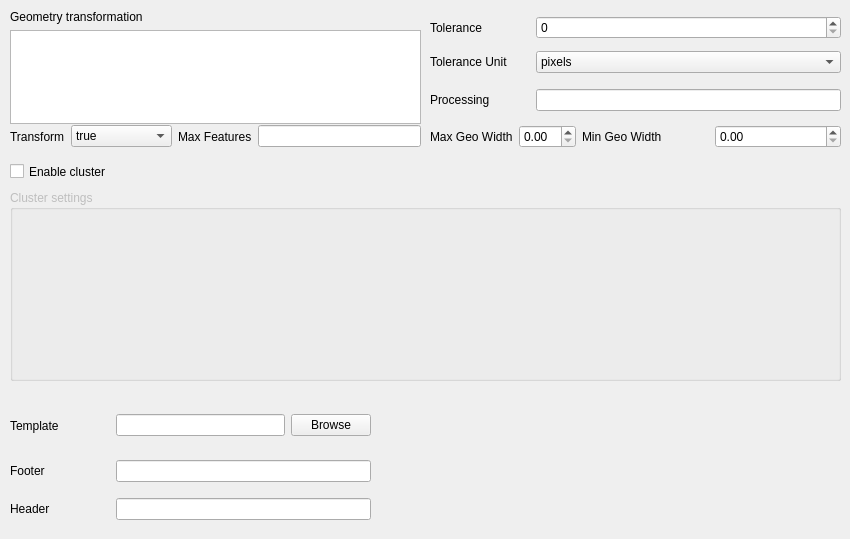
  <widget class="QWidget" name="advancedTab">
   <attribute name="title">
    <string>Advanced</string>
   </attribute>
   <widget class="QWidget" name="horizontalLayoutWidget_10">
    <property name="geometry">
     <rect>
      <x>10</x>
      <y>10</y>
      <width>411</width>
      <height>114</height>
     </rect>
    </property>
    <layout class="QVBoxLayout" name="verticalLayout_5">
     <item>
      <widget class="QLabel" name="mf_geomTransform_label">
       <property name="text">
        <string>Geometry transformation</string>
       </property>
      </widget>
     </item>
     <item>
      <widget class="QTextEdit" name="mf_geomTransform_edit"/>
     </item>
    </layout>
   </widget>
   <widget class="QWidget" name="horizontalLayoutWidget_24">
    <property name="geometry">
     <rect>
      <x>430</x>
      <y>120</y>
      <width>411</width>
      <height>33</height>
     </rect>
    </property>
    <layout class="QHBoxLayout" name="horizontalLayout_25">
     <item>
      <layout class="QHBoxLayout" name="horizontalLayout_24">
       <item>
        <layout class="QHBoxLayout" name="horizontalLayout_22">
         <item>
          <widget class="QLabel" name="mf_maxGeoWidth_label">
           <property name="text">
            <string>Max Geo Width</string>
           </property>
          </widget>
         </item>
         <item>
          <widget class="QDoubleSpinBox" name="mf_maxGeoWidth_box"/>
         </item>
        </layout>
       </item>
       <item>
        <widget class="QLabel" name="mf_minGeoWidth_label">
         <property name="text">
          <string>Min Geo Width</string>
         </property>
        </widget>
       </item>
       <item>
        <widget class="QDoubleSpinBox" name="mf_minGeoWidth_box"/>
       </item>
      </layout>
     </item>
    </layout>
   </widget>
   <widget class="QWidget" name="verticalLayoutWidget_4">
    <property name="geometry">
     <rect>
      <x>10</x>
      <y>450</y>
      <width>361</width>
      <height>80</height>
     </rect>
    </property>
    <layout class="QVBoxLayout" name="verticalLayout_4">
     <item>
      <layout class="QHBoxLayout" name="horizontalLayout_11">
       <item>
        <widget class="QLabel" name="mf_footer_label">
         <property name="minimumSize">
          <size>
           <width>100</width>
           <height>0</height>
          </size>
         </property>
         <property name="maximumSize">
          <size>
           <width>100</width>
           <height>16777215</height>
          </size>
         </property>
         <property name="text">
          <string>Footer</string>
         </property>
        </widget>
       </item>
       <item>
        <widget class="QLineEdit" name="mf_footer_value"/>
       </item>
      </layout>
     </item>
     <item>
      <layout class="QHBoxLayout" name="horizontalLayout_10">
       <item>
        <widget class="QLabel" name="mf_header_label">
         <property name="minimumSize">
          <size>
           <width>100</width>
           <height>0</height>
          </size>
         </property>
         <property name="maximumSize">
          <size>
           <width>100</width>
           <height>16777215</height>
          </size>
         </property>
         <property name="text">
          <string>Header</string>
         </property>
        </widget>
       </item>
       <item>
        <widget class="QLineEdit" name="mf_header_value"/>
       </item>
      </layout>
     </item>
    </layout>
   </widget>
   <widget class="QWidget" name="horizontalLayoutWidget_9">
    <property name="geometry">
     <rect>
      <x>10</x>
      <y>410</y>
      <width>361</width>
      <height>31</height>
     </rect>
    </property>
    <layout class="QHBoxLayout" name="horizontalLayout_34">
     <item>
      <widget class="QLabel" name="mf_template_label">
       <property name="minimumSize">
        <size>
         <width>100</width>
         <height>0</height>
        </size>
       </property>
       <property name="maximumSize">
        <size>
         <width>100</width>
         <height>16777215</height>
        </size>
       </property>
       <property name="text">
        <string>Template</string>
       </property>
      </widget>
     </item>
     <item>
      <widget class="QLineEdit" name="mf_template_edit"/>
     </item>
     <item>
      <widget class="QPushButton" name="mf_template_button">
       <property name="text">
        <string>Browse</string>
       </property>
      </widget>
     </item>
    </layout>
   </widget>
   <widget class="QWidget" name="verticalLayoutWidget_2">
    <property name="geometry">
     <rect>
      <x>430</x>
      <y>10</y>
      <width>411</width>
      <height>111</height>
     </rect>
    </property>
    <layout class="QVBoxLayout" name="verticalLayout_11">
     <item>
      <layout class="QHBoxLayout" name="horizontalLayout_35">
       <item>
        <widget class="QLabel" name="mf_tolerance_label">
         <property name="minimumSize">
          <size>
           <width>100</width>
           <height>0</height>
          </size>
         </property>
         <property name="maximumSize">
          <size>
           <width>100</width>
           <height>16777215</height>
          </size>
         </property>
         <property name="text">
          <string>Tolerance</string>
         </property>
        </widget>
       </item>
       <item>
        <widget class="QSpinBox" name="mf_tolerance_box"/>
       </item>
      </layout>
     </item>
     <item>
      <layout class="QHBoxLayout" name="horizontalLayout_36">
       <item>
        <widget class="QLabel" name="mf_toleranceUnit_label">
         <property name="minimumSize">
          <size>
           <width>100</width>
           <height>0</height>
          </size>
         </property>
         <property name="maximumSize">
          <size>
           <width>100</width>
           <height>16777215</height>
          </size>
         </property>
         <property name="text">
          <string>Tolerance Unit</string>
         </property>
        </widget>
       </item>
       <item>
        <widget class="QComboBox" name="mf_toleranceUnit_combo">
         <item>
          <property name="text">
           <string>pixels</string>
          </property>
         </item>
         <item>
          <property name="text">
           <string>feet</string>
          </property>
         </item>
         <item>
          <property name="text">
           <string>inches</string>
          </property>
         </item>
         <item>
          <property name="text">
           <string>kilometers</string>
          </property>
         </item>
         <item>
          <property name="text">
           <string>meters</string>
          </property>
         </item>
         <item>
          <property name="text">
           <string>miles</string>
          </property>
         </item>
         <item>
          <property name="text">
           <string>nauticalmiles</string>
          </property>
         </item>
         <item>
          <property name="text">
           <string>dd</string>
          </property>
         </item>
        </widget>
       </item>
      </layout>
     </item>
     <item>
      <layout class="QHBoxLayout" name="horizontalLayout_30">
       <item>
        <widget class="QLabel" name="mf_processing_label">
         <property name="minimumSize">
          <size>
           <width>100</width>
           <height>30</height>
          </size>
         </property>
         <property name="maximumSize">
          <size>
           <width>100</width>
           <height>30</height>
          </size>
         </property>
         <property name="text">
          <string>Processing</string>
         </property>
        </widget>
       </item>
       <item>
        <widget class="QLineEdit" name="mf_processing_edit"/>
       </item>
      </layout>
     </item>
    </layout>
   </widget>
   <widget class="QWidget" name="horizontalLayoutWidget_3">
    <property name="geometry">
     <rect>
      <x>10</x>
      <y>120</y>
      <width>411</width>
      <height>33</height>
     </rect>
    </property>
    <layout class="QHBoxLayout" name="horizontalLayout_44">
     <item>
      <layout class="QHBoxLayout" name="horizontalLayout_37">
       <item>
        <widget class="QLabel" name="mf_transform_label">
         <property name="text">
          <string>Transform</string>
         </property>
        </widget>
       </item>
       <item>
        <widget class="QComboBox" name="comboBox">
         <item>
          <property name="text">
           <string>true</string>
          </property>
         </item>
         <item>
          <property name="text">
           <string>false</string>
          </property>
         </item>
         <item>
          <property name="text">
           <string>upper left</string>
          </property>
         </item>
         <item>
          <property name="text">
           <string>upper center</string>
          </property>
         </item>
         <item>
          <property name="text">
           <string>upper right</string>
          </property>
         </item>
         <item>
          <property name="text">
           <string>middle left</string>
          </property>
         </item>
         <item>
          <property name="text">
           <string>center center</string>
          </property>
         </item>
         <item>
          <property name="text">
           <string>middle right</string>
          </property>
         </item>
         <item>
          <property name="text">
           <string>lower left</string>
          </property>
         </item>
         <item>
          <property name="text">
           <string>lower center</string>
          </property>
         </item>
         <item>
          <property name="text">
           <string>lower right</string>
          </property>
         </item>
        </widget>
       </item>
      </layout>
     </item>
     <item>
      <layout class="QHBoxLayout" name="horizontalLayout_21">
       <item>
        <widget class="QLabel" name="mf_maxFeatures_label">
         <property name="text">
          <string>Max Features</string>
         </property>
        </widget>
       </item>
       <item>
        <widget class="QLineEdit" name="mf_maxFeatures_edit"/>
       </item>
      </layout>
     </item>
    </layout>
   </widget>
   <widget class="QCheckBox" name="layer_cluster_enabled_check">
    <property name="geometry">
     <rect>
      <x>10</x>
      <y>160</y>
      <width>131</width>
      <height>23</height>
     </rect>
    </property>
    <property name="text">
     <string>Enable cluster</string>
    </property>
   </widget>
   <widget class="QGroupBox" name="layer_cluster_group">
    <property name="enabled">
     <bool>false</bool>
    </property>
    <property name="geometry">
     <rect>
      <x>10</x>
      <y>190</y>
      <width>831</width>
      <height>191</height>
     </rect>
    </property>
    <property name="title">
     <string>Cluster settings</string>
    </property>
   </widget>
  </widget>
